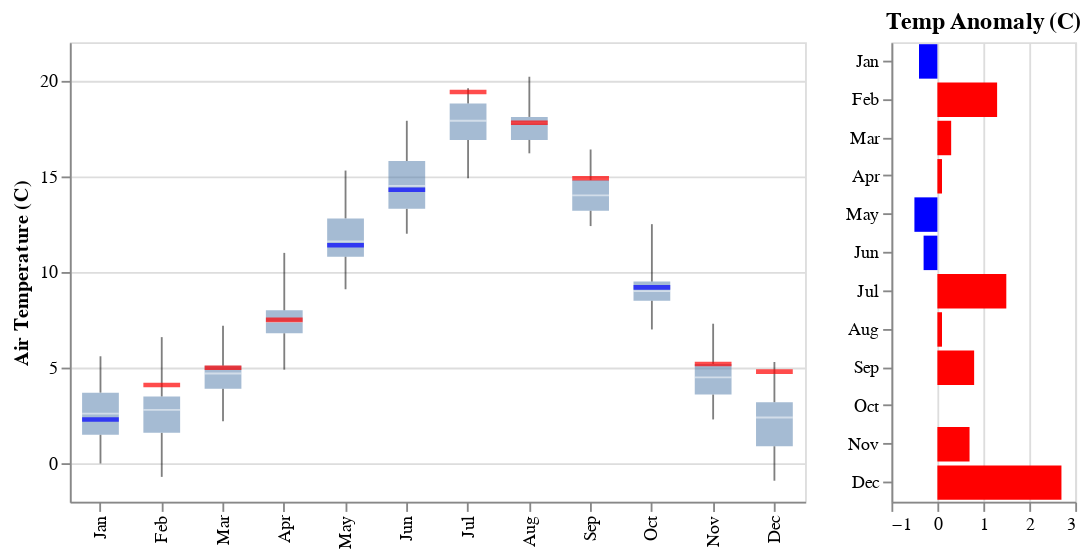

Notebook source saved alongside this figure:
### Markdown cell above
## Monthly Average Air Temperatures
The boxplots below shows average monthly air temperatures for the current year (blue or red ticks), along with the median, first and third quartile, and the range of max and min. Hover over the plot for values.

### Code cell
# Filter the data for the current year (2023)
qd_data_2023 = qd_monthly[qd_monthly['year'] == 2024]
qd_data_all = qd_monthly[qd_monthly['year'] != 2024]

# Create the boxplot for historical precipitation
qd_boxplot_TA = alt.Chart(qd_data_all).mark_boxplot(extent='min-max', size= 20, opacity=0.5).encode(
    alt.X('monthdate(Date):O', title='Month (January-December)', axis=alt.Axis(format='%b')),  # Display month in "mmm" format
    alt.Y('TA:Q', title='Air Temperature (C)'),
).properties(width=400, height=250)

#Create a base chart for 'Mean_TA' values
qd_mean_ta_line = alt.Chart(qd_data_2023).mark_tick(size=20, thickness=2.5).encode(
    x=alt.X('monthdate(Date):O', title=None, axis=alt.Axis(format='%b')),
    y=alt.Y('TA:Q', title='Air Temperature (C)', scale=alt.Scale(domain=[-2, 22])),
    color=alt.condition(
        alt.datum.TA_Anomaly > 0,
        alt.value("red"),  # The positive color
        alt.value("blue")  # The negative color
    ),
    tooltip=[alt.Tooltip('Date', title='Date'), alt.Tooltip('TA', title='Temp')]
).properties(
    width=400, height=250
)

# Create a chart for 'TA_Anomaly'
qd_anomaly_chart = alt.Chart(qd_data_2023).mark_bar().encode(
    x=alt.X('TA_Anomaly:Q', title=None, scale=alt.Scale(domain=[-1, 3])),
    y=alt.Y('monthdate(Date):O', title=None, axis=alt.Axis(format='%b')),
    color=alt.condition(
        alt.datum.TA_Anomaly > 0,
        alt.value("red"),  # The positive color
        alt.value("blue")  # The negative color
    ),
    tooltip=['TA_Anomaly:Q', 'Date:T'],
    text='TA_Anomaly'
).properties(
    title = 'Temp Anomaly (C)',width=100, height=250
)


# Combine the two charts
qd_combined_TA = qd_boxplot_TA + qd_mean_ta_line
qd_final_chart = qd_combined_TA | qd_anomaly_chart 

qd_final_chart

### Figure 1 — Vega-Lite specification as saved in the notebook (floating-point values rounded to 4 significant figures; data arrays with more than 128 entries replaced by an {"elided": "..."} marker saying what was removed)
{"config": {"view": {"continuousWidth": 300, "continuousHeight": 300}}, "hconcat": [{"layer": [{"data": {"name": "data-d44bf39ec501490f86156c323dc23568"}, "mark": {"type": "boxplot", "extent": "min-max", "opacity": 0.5, "size": 20}, "encoding": {"x": {"axis": {"format": "%b"}, "field": "Date", "timeUnit": "monthdate", "title": "Month (January-December)", "type": "ordinal"}, "y": {"field": "TA", "title": "Air Temperature (C)", "type": "quantitative"}}}, {"data": {"name": "data-382e6199e6b072d23f8cf1dda9c28750"}, "mark": {"type": "tick", "size": 20, "thickness": 2.5}, "encoding": {"color": {"condition": {"test": "(datum.TA_Anomaly > 0)", "value": "red"}, "value": "blue"}, "tooltip": [{"field": "Date", "title": "Date", "type": "temporal"}, {"field": "TA", "title": "Temp", "type": "quantitative"}], "x": {"axis": {"format": "%b"}, "field": "Date", "timeUnit": "monthdate", "title": null, "type": "ordinal"}, "y": {"field": "TA", "scale": {"domain": [-2, 22]}, "title": "Air Temperature (C)", "type": "quantitative"}}}], "height": 250, "width": 400}, {"data": {"name": "data-382e6199e6b072d23f8cf1dda9c28750"}, "mark": {"type": "bar"}, "encoding": {"color": {"condition": {"test": "(datum.TA_Anomaly > 0)", "value": "red"}, "value": "blue"}, "text": {"field": "TA_Anomaly", "type": "quantitative"}, "tooltip": [{"field": "TA_Anomaly", "type": "quantitative"}, {"field": "Date", "type": "temporal"}], "x": {"field": "TA_Anomaly", "scale": {"domain": [-1, 3]}, "title": null, "type": "quantitative"}, "y": {"axis": {"format": "%b"}, "field": "Date", "timeUnit": "monthdate", "title": null, "type": "ordinal"}}, "height": 250, "title": "Temp Anomaly (C)", "width": 100}], "$schema": "https://vega.github.io/schema/vega-lite/v5.8.0.json", "datasets": {"data-d44bf39ec501490f86156c323dc23568": {"elided": "252 records"}, "data-382e6199e6b072d23f8cf1dda9c28750": [{"Date": "2024-01-01T00:00:00", "Precip": 605.0, "TA": 2.3, "day": 1, "DOY": 1, "year": 2024, "month": 1, "quarter": 1, "Mean": 473.1, "percent_norm": 127.9, "Mean_TA": 2.66, "TA_Anomaly": -0.4, "rank": 13.0}, {"Date": "2024-02-01T00:00:00", "Precip": 273.0, "TA": 4.1, "day": 1, "DOY": 32, "year": 2024, "month": 2, "quarter": 1, "Mean": 236.1, "percent_norm": 115.6, "Mean_TA": 2.85, "TA_Anomaly": 1.3, "rank": 5.0}, {"Date": "2024-03-01T00:00:00", "Precip": 207.5, "TA": 5.0, "day": 1, "DOY": 61, "year": 2024, "month": 3, "quarter": 1, "Mean": 324.2, "percent_norm": 64.0, "Mean_TA": 4.67, "TA_Anomaly": 0.3, "rank": 8.5}, {"Date": "2024-04-01T00:00:00", "Precip": 216.7, "TA": 7.5, "day": 1, "DOY": 92, "year": 2024, "month": 4, "quarter": 2, "Mean": 197.8, "percent_norm": 109.6, "Mean_TA": 7.43, "TA_Anomaly": 0.1, "rank": 10.5}, {"Date": "2024-05-01T00:00:00", "Precip": 165.0, "TA": 11.4, "day": 1, "DOY": 122, "year": 2024, "month": 5, "quarter": 2, "Mean": 126.0, "percent_norm": 130.9, "Mean_TA": 11.86, "TA_Anomaly": -0.5, "rank": 14.0}, {"Date": "2024-06-01T00:00:00", "Precip": 135.9, "TA": 14.3, "day": 1, "DOY": 153, "year": 2024, "month": 6, "quarter": 2, "Mean": 92.8, "percent_norm": 146.4, "Mean_TA": 14.59, "TA_Anomaly": -0.3, "rank": 13.0}, {"Date": "2024-07-01T00:00:00", "Precip": 36.3, "TA": 19.4, "day": 1, "DOY": 183, "year": 2024, "month": 7, "quarter": 3, "Mean": 52.0, "percent_norm": 69.8, "Mean_TA": 17.92, "TA_Anomaly": 1.5, "rank": 2.0}, {"Date": "2024-08-01T00:00:00", "Precip": 88.4, "TA": 17.8, "day": 1, "DOY": 214, "year": 2024, "month": 8, "quarter": 3, "Mean": 72.6, "percent_norm": 121.7, "Mean_TA": 17.72, "TA_Anomaly": 0.1, "rank": 11.0}, {"Date": "2024-09-01T00:00:00", "Precip": 100.3, "TA": 14.9, "day": 1, "DOY": 245, "year": 2024, "month": 9, "quarter": 3, "Mean": 165.2, "percent_norm": 60.7, "Mean_TA": 14.12, "TA_Anomaly": 0.8, "rank": 5.5}, {"Date": "2024-10-01T00:00:00", "Precip": 534.0, "TA": 9.2, "day": 1, "DOY": 275, "year": 2024, "month": 10, "quarter": 4, "Mean": 334.8, "percent_norm": 159.5, "Mean_TA": 9.17, "TA_Anomaly": 0.0, "rank": 9.5}, {"Date": "2024-11-01T00:00:00", "Precip": 389.0, "TA": 5.2, "day": 1, "DOY": 306, "year": 2024, "month": 11, "quarter": 4, "Mean": 462.8, "percent_norm": 84.1, "Mean_TA": 4.55, "TA_Anomaly": 0.7, "rank": 6.5}, {"Date": "2024-12-01T00:00:00", "Precip": 435.0, "TA": 4.8, "day": 1, "DOY": 336, "year": 2024, "month": 12, "quarter": 4, "Mean": 391.4, "percent_norm": 111.1, "Mean_TA": 2.14, "TA_Anomaly": 2.7, "rank": 2.0}]}}
